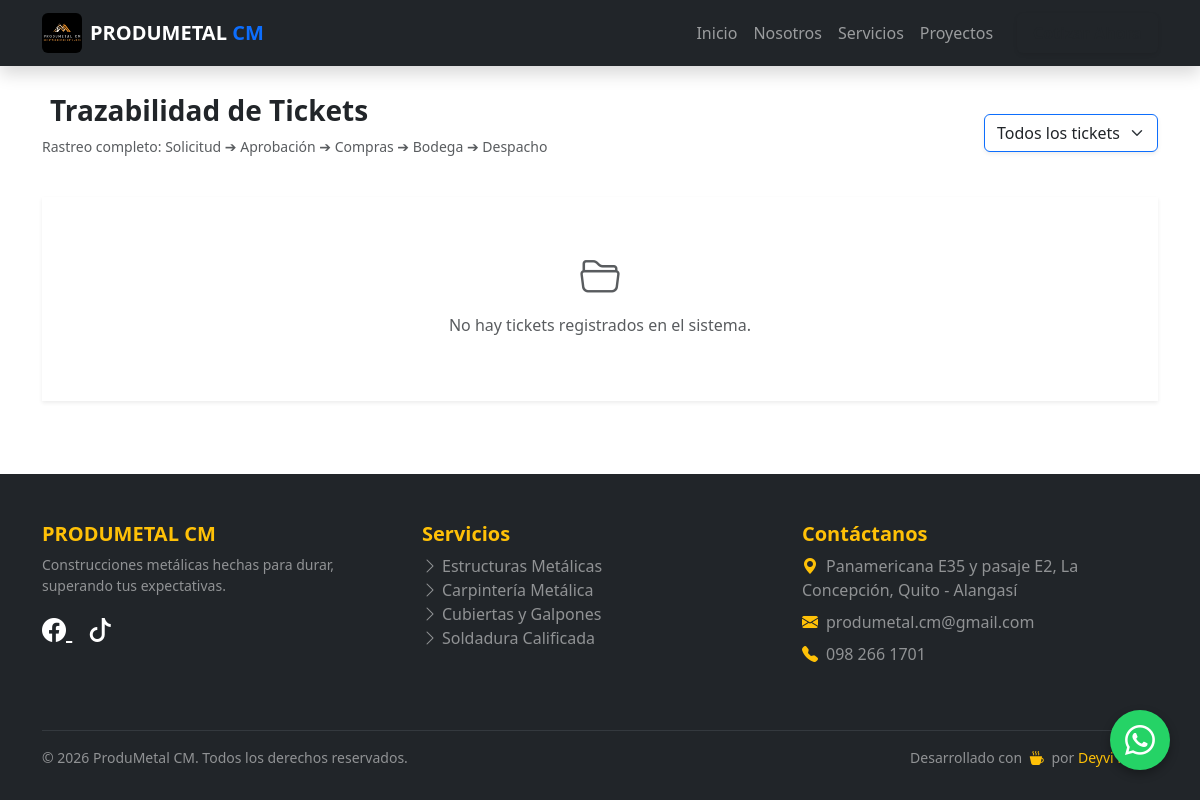
The app's page /erp/auditoria/trazabilidad/ (signed in), older data.
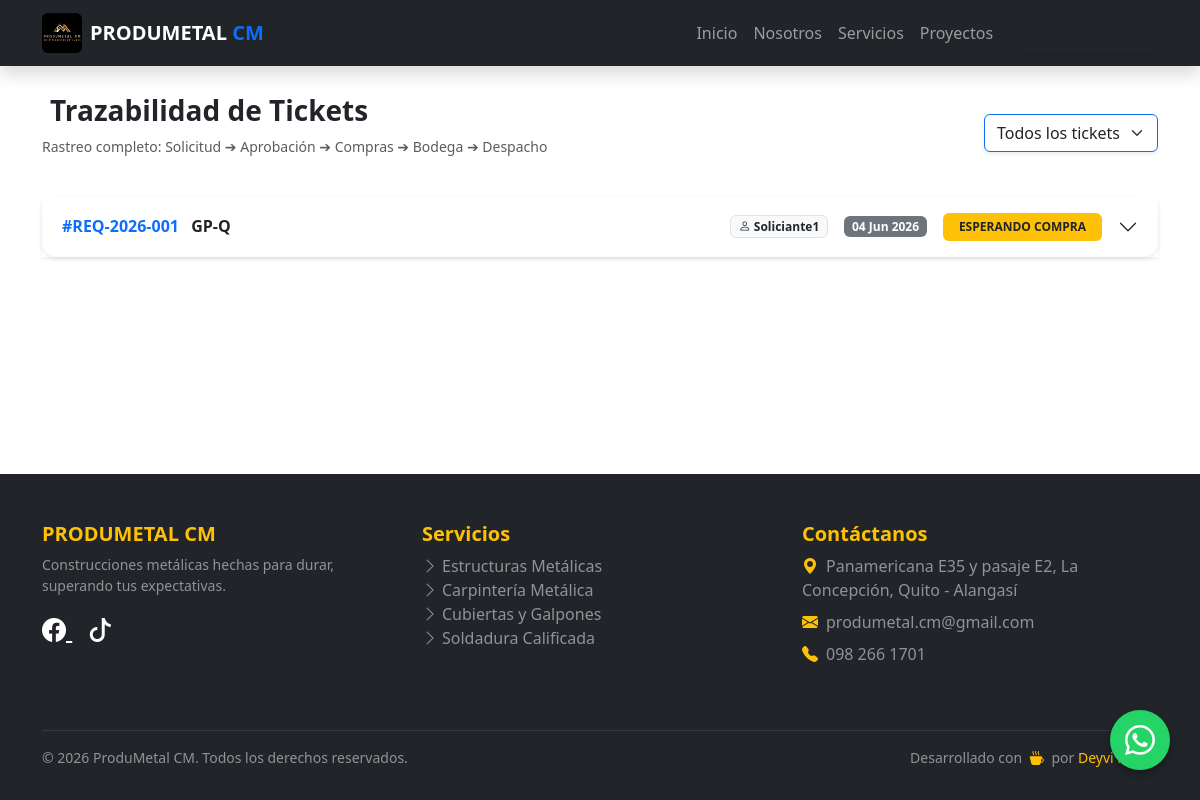
The same page, newer data.
### web/models.py (models this page shows, shortened)
class Requerimiento(models.Model):
    ESTADOS = [
        ('PENDIENTE', 'Pendiente de Aprobación Admin'),
        ('APROBADO', 'Aprobado'),
        ('RECHAZADO', 'Rechazado'),
        ('PARCIALMENTE_DESPACHADO', 'Parcialmente Despachado'),
        ('DESPACHADO', 'Despachado Totalmente'),
        ('EN_COMPRAS', 'Enviado a Compras'),
    ]
    folio = models.CharField(max_length=20, unique=True, blank=True, editable=False)
    solicitante = models.ForeignKey(User, on_delete=models.PROTECT, related_name='requerimientos')
    proyecto = models.ForeignKey(Proyecto, on_delete=models.PROTECT)
    fecha_solicitud = models.DateTimeField(auto_now_add=True)
    estado = models.CharField(max_length=30, choices=ESTADOS, default='PENDIENTE')
    observaciones = models.TextField(blank=True)
    history = HistoricalRecords()

class Proyecto(models.Model):
    nombre = models.CharField(max_length=200)
    centro_costos = models.CharField(max_length=100, unique=True, blank=True)
    descripcion = models.TextField(blank=True, null=True, verbose_name="Descripción del Proyecto")
    is_active = models.BooleanField(default=True, help_text="Desmarcar para borrado lógico")
    fecha_creacion = models.DateTimeField(auto_now_add=True)
    bodega_proyecto = models.OneToOneField(Bodega, on_delete=models.SET_NULL, null=True, blank=True, related_name='proyecto_asociado')
    history = HistoricalRecords() # AUDITORÍA TOTAL

### web/views.py (the view)
# urls.py: path('erp/auditoria/trazabilidad/', views.trazabilidad_requerimientos, name='trazabilidad_requerimientos'),
@login_required(login_url='login')
@user_passes_test(es_admin, login_url='dashboard_erp')
def trazabilidad_requerimientos(request):
    requerimientos = Requerimiento.objects.all().order_by('-fecha_solicitud')
    estado_filtro = request.GET.get('estado')
    if estado_filtro:
        requerimientos = requerimientos.filter(estado=estado_filtro)
    return render(request, 'web/erp/trazabilidad.html', {
        'requerimientos': requerimientos,
        'estado_actual': estado_filtro
    })

### web/views.py (called while the page is built)
def es_admin(user):
    return user.is_superuser

### web/templates/web/erp/trazabilidad.html (shortened to what this page needs)
{% extends 'web/base.html' %}
{% load static %}
{% block content %}
<div class="container py-4">
    <div class="d-flex justify-content-between align-items-center mb-4">
        <div>
            <h3 class="fw-bold text-dark"> Trazabilidad de Tickets</h3>
            <p class="text-muted small">Rastreo completo: Solicitud ➔ Aprobación ➔ Compras ➔ Bodega ➔ Despacho</p>
        </div>
        <div>
            <form method="GET" class="d-flex gap-2">
                <select name="estado" class="form-select border-primary shadow-sm" onchange="this.form.submit()">
                    <option value="">Todos los tickets</option>
                </select>
            </form>
        </div>
    </div>
    <div class="accordion shadow-sm" id="accordionTrazabilidad">
        {% for req in requerimientos %}
        <div class="accordion-item border-0 mb-3 rounded-4 overflow-hidden shadow-sm">
            <h2 class="accordion-header" id="heading{{ req.id }}">
                <button class="accordion-button collapsed bg-white fw-bold" type="button" data-bs-toggle="collapse" data-bs-target="#collapse{{ req.id }}" aria-expanded="false" aria-controls="collapse{{ req.id }}">
                    <div class="d-flex w-100 justify-content-between align-items-center me-3">
                        <div>
                            <span class="text-primary me-2">#{{ req.folio }}</span>
                            <span class="text-dark">{{ req.proyecto.centro_costos }}</span>
                        </div>
                        <div class="d-flex align-items-center gap-3">
                            <span class="badge bg-light text-dark border"><i class="bi bi-person"></i> {{ req.solicitante.username }}</span>
                            <span class="badge bg-secondary">{{ req.fecha_solicitud|date:"d M Y" }}</span>
                            {% if req.estado == 'DESPACHADO' %}
                                <span class="badge bg-success px-3 py-2">ENTREGADO</span>
                            {% elif req.estado == 'EN_COMPRAS' %}
                                <span class="badge bg-warning text-dark px-3 py-2">ESPERANDO COMPRA</span>
                            {% else %}
                                <span class="badge bg-info text-dark px-3 py-2">{{ req.get_estado_display }}</span>
                            {% endif %}
                        </div>
                    </div>
                </button>
            </h2>
        </div>
        {% empty %}
        <div class="text-center py-5 text-muted">
            <i class="bi bi-folder2-open fs-1"></i>
            <p class="mt-2">No hay tickets registrados en el sistema.</p>
        </div>
        {% endfor %}
    </div>
</div>
{% endblock %}

Row changes from the older to the newer data that the page shows:
added Requerimiento: folio "REQ-2026-001", proyecto.centro_costos "GP-Q", solicitante.username "Soliciante1", fecha_solicitud "04 Jun 2026", estado "ESPERANDO COMPRA"
Text that changed along with them:
text no longer shown: "No hay tickets registrados en el sistema."
